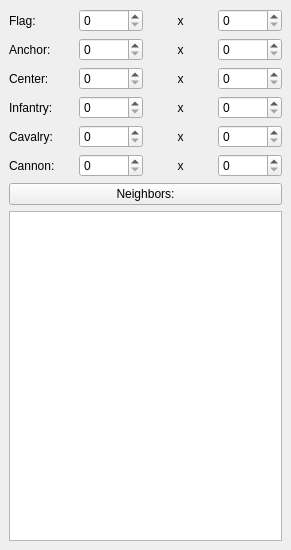
<ui version="4.0" >
 <class>KsirkCountryDefinition</class>
 <widget class="QDockWidget" name="KsirkCountryDefinition" >
  <property name="geometry" >
   <rect>
    <x>0</x>
    <y>0</y>
    <width>291</width>
    <height>550</height>
   </rect>
  </property>
  <property name="windowTitle" >
   <string>Country</string>
  </property>
  <widget class="QWidget" name="dockWidgetContents" >
   <layout class="QVBoxLayout" name="verticalLayout" >
    <item>
     <layout class="QGridLayout" name="gridLayout" >
      <item row="0" column="0" >
       <widget class="QLabel" name="label" >
        <property name="text" >
         <string>Flag:</string>
        </property>
       </widget>
      </item>
      <item row="0" column="2" >
       <widget class="QLabel" name="label_2" >
        <property name="text" >
         <string>x</string>
        </property>
        <property name="alignment" >
         <set>Qt::AlignCenter</set>
        </property>
       </widget>
      </item>
      <item row="1" column="0" >
       <widget class="QLabel" name="label_3" >
        <property name="text" >
         <string>Anchor:</string>
        </property>
       </widget>
      </item>
      <item row="1" column="2" >
       <widget class="QLabel" name="label_4" >
        <property name="text" >
         <string>x</string>
        </property>
        <property name="alignment" >
         <set>Qt::AlignCenter</set>
        </property>
       </widget>
      </item>
      <item row="2" column="0" >
       <widget class="QLabel" name="label_5" >
        <property name="text" >
         <string>Center:</string>
        </property>
       </widget>
      </item>
      <item row="2" column="2" >
       <widget class="QLabel" name="label_6" >
        <property name="text" >
         <string>x</string>
        </property>
        <property name="alignment" >
         <set>Qt::AlignCenter</set>
        </property>
       </widget>
      </item>
      <item row="3" column="0" >
       <widget class="QLabel" name="label_7" >
        <property name="text" >
         <string>Infantry:</string>
        </property>
       </widget>
      </item>
      <item row="3" column="1" >
       <widget class="QSpinBox" name="infantryx" >
        <property name="toolTip" >
         <string>Infantry's sprite top left point x-coordinate</string>
        </property>
        <property name="whatsThis" >
         <string>Infantry's sprite top left point x-coordinate.

This is given relatively to the top left of the map, sized as defined in the main skin definition widget.

This value will be automatically updated if you move the infantry.</string>
        </property>
        <property name="text" stdset="0" >
         <string/>
        </property>
       </widget>
      </item>
      <item row="3" column="2" >
       <widget class="QLabel" name="label_8" >
        <property name="text" >
         <string>x</string>
        </property>
        <property name="alignment" >
         <set>Qt::AlignCenter</set>
        </property>
       </widget>
      </item>
      <item row="3" column="3" >
       <widget class="QSpinBox" name="infantryy" >
        <property name="toolTip" >
         <string>Infantry's sprite top left point y-coordinate</string>
        </property>
        <property name="whatsThis" >
         <string>Infantry's sprite top left point y-coordinate.

This is given relatively to the top left of the map, sized as defined in the main skin definition widget.

This value will be automatically updated if you move the infantry by drag and drop.</string>
        </property>
        <property name="text" stdset="0" >
         <string/>
        </property>
       </widget>
      </item>
      <item row="4" column="0" >
       <widget class="QLabel" name="label_9" >
        <property name="text" >
         <string>Cavalry:</string>
        </property>
       </widget>
      </item>
      <item row="4" column="1" >
       <widget class="QSpinBox" name="cavalryx" >
        <property name="toolTip" >
         <string>Cavalry's sprite top left point x-coordinate</string>
        </property>
        <property name="whatsThis" >
         <string>Cavalry's sprite top left point x-coordinate.

This is given relatively to the top left of the map, sized as defined in the main skin definition widget.

This value will be automatically updated if you move the cavalry.</string>
        </property>
        <property name="text" stdset="0" >
         <string/>
        </property>
       </widget>
      </item>
      <item row="4" column="2" >
       <widget class="QLabel" name="label_10" >
        <property name="text" >
         <string>x</string>
        </property>
        <property name="alignment" >
         <set>Qt::AlignCenter</set>
        </property>
       </widget>
      </item>
      <item row="4" column="3" >
       <widget class="QSpinBox" name="cavalryy" >
        <property name="toolTip" >
         <string>Cavalry's sprite top left point y-coordinate</string>
        </property>
        <property name="whatsThis" >
         <string>Cavalry's sprite top left point y-coordinate.

This is given relatively to the top left of the map, sized as defined in the main skin definition widget.

This value will be automatically updated if you move the cavalry by drag and drop.</string>
        </property>
        <property name="text" stdset="0" >
         <string/>
        </property>
       </widget>
      </item>
      <item row="5" column="0" >
       <widget class="QLabel" name="label_12" >
        <property name="text" >
         <string>Cannon:</string>
        </property>
       </widget>
      </item>
      <item row="5" column="2" >
       <widget class="QLabel" name="label_11" >
        <property name="text" >
         <string>x</string>
        </property>
        <property name="alignment" >
         <set>Qt::AlignCenter</set>
        </property>
       </widget>
      </item>
      <item row="5" column="3" >
       <widget class="QSpinBox" name="cannony" >
        <property name="toolTip" >
         <string>Cannon's sprite top left point y-coordinate</string>
        </property>
        <property name="whatsThis" >
         <string>Cannon's sprite top left point y-coordinate.

This is given relatively to the top left of the map, sized as defined in the main skin definition widget.

This value will be automatically updated if you move the cannon by drag and drop.</string>
        </property>
        <property name="text" stdset="0" >
         <string/>
        </property>
       </widget>
      </item>
      <item row="5" column="1" >
       <widget class="QSpinBox" name="cannonx" >
        <property name="toolTip" >
         <string>Cannon's sprite top left point x-coordinate</string>
        </property>
        <property name="whatsThis" >
         <string>Cannon's sprite top left point x-coordinate.

This is given relatively to the top left of the map, sized as defined in the main skin definition widget.

This value will be automatically updated if you move the cannon.</string>
        </property>
        <property name="text" stdset="0" >
         <string/>
        </property>
       </widget>
      </item>
      <item row="2" column="3" >
       <widget class="QSpinBox" name="centery" >
        <property name="toolTip" >
         <string>Point around which the country name is drawn y-coordinate</string>
        </property>
        <property name="whatsThis" >
         <string>Point around which the country name is drawn y-coordinate.

Note that this point should be located inside the limits of the country on the map mask.

This is given relatively to the top left of the map, sized as defined in the main skin definition widget.

This value will be automatically updated if you move the country name by dragging and dropping its target icon.
</string>
        </property>
        <property name="text" stdset="0" >
         <string/>
        </property>
       </widget>
      </item>
      <item row="2" column="1" >
       <widget class="QSpinBox" name="centerx" >
        <property name="toolTip" >
         <string>Point around which the country name is drawn x-coordinate</string>
        </property>
        <property name="whatsThis" >
         <string>Point around which the country name is drawn x-coordinate.

Note that this point should be located inside the limits of the country on the map mask.

This is given relatively to the top left of the map, sized as defined in the main skin definition widget.

This value will be automatically updated if you move the country name by dragging and dropping its target icon.</string>
        </property>
        <property name="text" stdset="0" >
         <string/>
        </property>
       </widget>
      </item>
      <item row="1" column="3" >
       <widget class="QSpinBox" name="anchory" >
        <property name="toolTip" >
         <string>Center of the highlighting y-coordinate</string>
        </property>
        <property name="whatsThis" >
         <string>Center of the highlighting y-coordinate.

This is given relatively to the top left of the map, sized as defined in the main skin definition widget.

This value will be automatically updated if you move the highlighting by dragging and dropping its cross icon.</string>
        </property>
        <property name="text" stdset="0" >
         <string/>
        </property>
       </widget>
      </item>
      <item row="1" column="1" >
       <widget class="QSpinBox" name="anchorx" >
        <property name="toolTip" >
         <string>Center of the highlighting x-coordinate</string>
        </property>
        <property name="whatsThis" >
         <string>Center of the highlighting x-coordinate.

This is given relatively to the top left of the map, sized as defined in the main skin definition widget.

This value will be automatically updated if you move the highlighting by dragging and dropping its cross icon.</string>
        </property>
        <property name="text" stdset="0" >
         <string/>
        </property>
       </widget>
      </item>
      <item row="0" column="3" >
       <widget class="QSpinBox" name="flagy" >
        <property name="toolTip" >
         <string>Flag's sprite top left point y-coordinate</string>
        </property>
        <property name="whatsThis" >
         <string>Flag's sprite top left point y-coordinate.

This is given relatively to the top left of the map, sized as defined in the main skin definition widget.

This value will be automatically updated if you move the flag by drag and drop.</string>
        </property>
        <property name="text" stdset="0" >
         <string/>
        </property>
       </widget>
      </item>
      <item row="0" column="1" >
       <widget class="QSpinBox" name="flagx" >
        <property name="toolTip" >
         <string>Flag's sprite top left point x-coordinate</string>
        </property>
        <property name="whatsThis" >
         <string>Flag's sprite top left point x-coordinate.

This is given relatively to the top left of the map, sized as defined in the main skin definition widget.

This value will be automatically updated if you move the flag by drag and drop.</string>
        </property>
        <property name="text" stdset="0" >
         <string/>
        </property>
       </widget>
      </item>
     </layout>
    </item>
    <item>
     <widget class="QPushButton" name="neighboursbutton" >
      <property name="toolTip" >
       <string>Select this country's neighbors</string>
      </property>
      <property name="whatsThis" >
       <string>Click here to select this country's neighbors.

A list of all the world's countries will be shown and you will be able to select the countries using the mouse and the Ctrl and Shift keys.</string>
      </property>
      <property name="text" >
       <string>Neighbors:</string>
      </property>
     </widget>
    </item>
    <item>
     <widget class="QListWidget" name="neighbourslist" >
      <property name="toolTip" >
       <string>This country's neighbors</string>
      </property>
      <property name="whatsThis" >
       <string>This is the list of countries currently considered as neighbors of this country.</string>
      </property>
     </widget>
    </item>
   </layout>
  </widget>
 </widget>
 <resources/>
 <connections/>
</ui>
